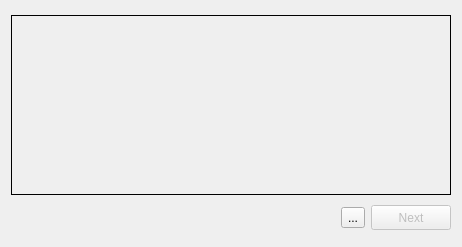
<?xml version="1.0" encoding="UTF-8"?>
<ui version="4.0">
 <class>HistogramGraphClass</class>
 <widget class="QWidget" name="HistogramGraphClass">
  <property name="geometry">
   <rect>
    <x>0</x>
    <y>0</y>
    <width>462</width>
    <height>247</height>
   </rect>
  </property>
  <property name="windowTitle">
   <string>HistogramGraph</string>
  </property>
  <layout class="QVBoxLayout" name="verticalLayout">
   <item>
    <widget class="QFrame" name="histogramHolder">
     <property name="sizePolicy">
      <sizepolicy hsizetype="Preferred" vsizetype="MinimumExpanding">
       <horstretch>0</horstretch>
       <verstretch>0</verstretch>
      </sizepolicy>
     </property>
     <property name="maximumSize">
      <size>
       <width>16777215</width>
       <height>180</height>
      </size>
     </property>
     <property name="frameShape">
      <enum>QFrame::Box</enum>
     </property>
    </widget>
   </item>
   <item>
    <layout class="QHBoxLayout" name="horizontalLayout">
     <item>
      <spacer name="horizontalSpacer">
       <property name="orientation">
        <enum>Qt::Horizontal</enum>
       </property>
       <property name="sizeHint" stdset="0">
        <size>
         <width>40</width>
         <height>20</height>
        </size>
       </property>
      </spacer>
     </item>
     <item>
      <widget class="QToolButton" name="toolButton">
       <property name="toolTip">
        <string>Histogram Statistical Analysis Tool</string>
       </property>
       <property name="text">
        <string>...</string>
       </property>
       <property name="icon">
        <iconset>
         <normaloff>:/images/hist.png</normaloff>:/images/hist.png</iconset>
       </property>
      </widget>
     </item>
     <item>
      <widget class="QPushButton" name="nextButton">
       <property name="enabled">
        <bool>false</bool>
       </property>
       <property name="maximumSize">
        <size>
         <width>16777215</width>
         <height>25</height>
        </size>
       </property>
       <property name="text">
        <string>Next</string>
       </property>
      </widget>
     </item>
    </layout>
   </item>
  </layout>
 </widget>
 <layoutdefault spacing="6" margin="11"/>
 <resources/>
 <connections/>
</ui>
